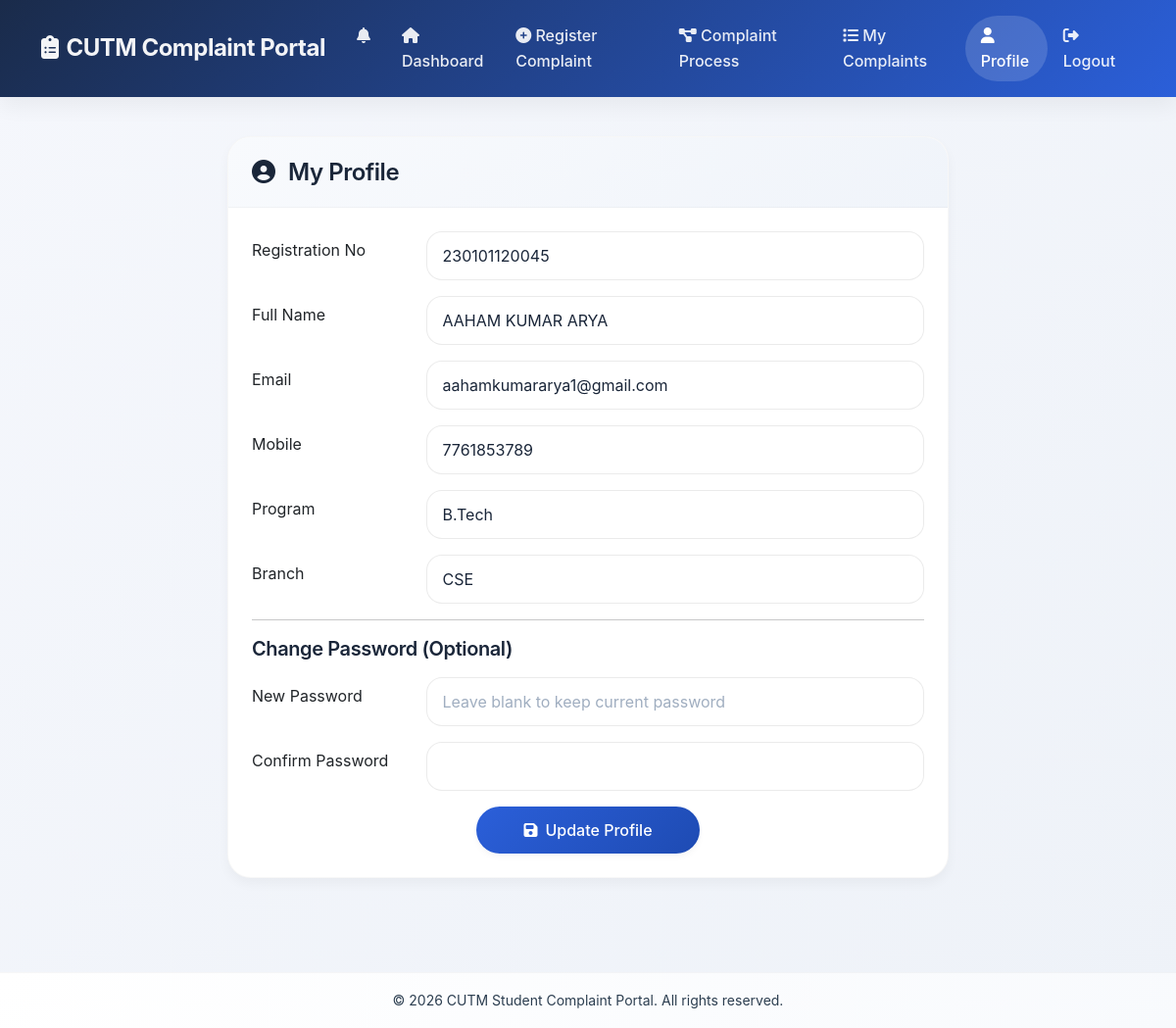
Screenshot of /student/profile (signed in) with the database file from the repository.
### models.py (models this page shows, shortened)
class User(UserMixin, db.Model):
    __tablename__ = 'users'
    id = db.Column(db.Integer, primary_key=True)
    registration_no = db.Column(db.String(50), unique=True, nullable=False)
    name = db.Column(db.String(100), nullable=False)
    email = db.Column(db.String(100), unique=True, nullable=False)
    mobile = db.Column(db.String(15), nullable=False)
    program = db.Column(db.String(50), nullable=False)
    branch = db.Column(db.String(50), nullable=False)
    password_hash = db.Column(db.String(200), nullable=False)
    role = db.Column(db.String(20), default='student')  # student, admin, staff
    created_at = db.Column(db.DateTime, default=datetime.utcnow)
    complaints = db.relationship('Complaint', back_populates='student', lazy=True, foreign_keys='Complaint.student_id')
    assigned_complaints = db.relationship('Complaint', back_populates='assigned_staff', lazy=True, foreign_keys='Complaint.assigned_to')
    notifications = db.relationship('Notification', back_populates='user', lazy=True, cascade='all, delete-orphan')

### app.py (the view, shortened to what this page needs)
@app.route('/student/profile', methods=['GET', 'POST'])
@login_required
def student_profile():
    return render_template('student/profile.html')

### app.py (called while the page is built)
@login_manager.user_loader
def load_user(user_id):
    return User.query.get(int(user_id))

@app.context_processor
def utility_processor():
    from datetime import datetime
    import pytz
    def ist_time(dt=None):
        if dt is None:
            dt = datetime.utcnow()
        utc = pytz.timezone('UTC')
        ist = pytz.timezone('Asia/Kolkata')
        if dt.tzinfo is None:
            dt = utc.localize(dt)
        ist_dt = dt.astimezone(ist)
        return ist_dt
    def format_ist(dt, format='%d %b %Y, %I:%M %p'):
        """Format datetime in IST"""
        if dt is None:
            return "N/A"
        try:
            ist_dt = ist_time(dt)
            return ist_dt.strftime(format)
        except:
            return str(dt)
    return {
        'now': datetime.now,
        'datetime': datetime,
        'ist_time': ist_time,
        'format_ist': format_ist,
        'current_time': ist_time()
    }

### templates/student/profile.html (shortened to what this page needs)
{% extends "base.html" %}
{% block content %}
<div class="container">
    <div class="row justify-content-center">
        <div class="col-md-8">
            <div class="card">
                <div class="card-header bg-white">
                    <h4 class="mb-0">
                        <i class="fas fa-user-circle me-2"></i>
                        My Profile
                    </h4>
                </div>
                <div class="card-body">
                    <form method="POST" class="needs-validation" novalidate>
                        <div class="row mb-3">
                            <label class="col-md-3 col-form-label">Registration No</label>
                            <div class="col-md-9">
                                <input type="text" class="form-control" value="{{ current_user.registration_no }}" readonly>
                            </div>
                        </div>
                        <div class="row mb-3">
                            <label class="col-md-3 col-form-label">Full Name</label>
                            <div class="col-md-9">
                                <input type="text" class="form-control" name="name" value="{{ current_user.name }}" required>
                            </div>
                        </div>
                        <div class="row mb-3">
                            <label class="col-md-3 col-form-label">Email</label>
                            <div class="col-md-9">
                                <input type="email" class="form-control" name="email" value="{{ current_user.email }}" required>
                            </div>
                        </div>
                        <div class="row mb-3">
                            <label class="col-md-3 col-form-label">Mobile</label>
                            <div class="col-md-9">
                                <input type="tel" class="form-control" name="mobile" value="{{ current_user.mobile }}"
                                       pattern="[0-9]{10}" required>
                            </div>
                        </div>
                        <div class="row mb-3">
                            <label class="col-md-3 col-form-label">Program</label>
                            <div class="col-md-9">
                                <input type="text" class="form-control" value="{{ current_user.program }}" readonly>
                            </div>
                        </div>
                        <div class="row mb-3">
                            <label class="col-md-3 col-form-label">Branch</label>
                            <div class="col-md-9">
                                <input type="text" class="form-control" value="{{ current_user.branch }}" readonly>
                            </div>
                        </div>
                        <hr>
                        <h5 class="mb-3">Change Password (Optional)</h5>
                        <div class="row mb-3">
                            <label class="col-md-3 col-form-label">New Password</label>
                            <div class="col-md-9">
                                <input type="password" class="form-control" name="new_password"
                                       placeholder="Leave blank to keep current password">
                            </div>
                        </div>
                        <div class="row mb-3">
                            <label class="col-md-3 col-form-label">Confirm Password</label>
                            <div class="col-md-9">
                                <input type="password" class="form-control" name="confirm_password">
                            </div>
                        </div>
                        <div class="text-center">
                            <button type="submit" class="btn btn-primary px-5">
                                <i class="fas fa-save me-2"></i>Update Profile
                            </button>
                        </div>
                    </form>
                </div>
            </div>
        </div>
    </div>
</div>
{% endblock %}

### static/css/style.css (style rules this page uses)
:root { --blue-50: #eef2f9; --blue-100: #d0dbf5; --blue-200: #b2c4f0; --blue-300: #94adeb; --blue-400: #4d7ae0; --blue-500: #2b5fd9; --blue-600: #1e4bb3; --blue-700: #163a8a; --blue-800: #0f2960; --blue-900: #081736; --primary-gradient: linear-gradient(135deg, #2b5fd9 0%, #4d7ae0 50%, #6f95e8 100%); --secondary-gradient: linear-gradient(135deg, #1e4bb3 0%, #2b5fd9 50%, #4d7ae0 100%); --success-gradient: linear-gradient(135deg, #2e8b57 0%, #3cb371 100%); --warning-gradient: linear-gradient(135deg, #cd853f 0%, #daa520 100%); --danger-gradient: linear-gradient(135deg, #b22222 0%, #cd5c5c 100%); --info-gradient: linear-gradient(135deg, #2f4f6f 0%, #4682b4 100%); --dark-gradient: linear-gradient(135deg, #2c3e50 0%, #34495e 100%); --light-gradient: linear-gradient(135deg, #f0f2f5 0%, #e4e7eb 100%); --primary-color: #2b5fd9; --secondary-color: #1e4bb3; --success-color: #2e8b57; --danger-color: #b22222; --warning-color: #cd853f; --info-color: #2f4f6f; --text-primary: #1a2639; --text-secondary: #2c3e50; --text-muted: #4a5568; --text-light: #ffffff; --text-dark: #0b1a2a; --bg-primary: #ffffff; --bg-secondary: #f8fafd; --bg-tertiary: #f0f4fa; --bg-gradient: linear-gradient(135deg, #f5f7fc 0%, #eef2f8 100%); --shadow-xs: 0 2px 4px rgba(0,0,0,0.02); --shadow-sm: 0 4px 6px rgba(0,0,0,0.03); --shadow-md: 0 6px 12px rgba(0,0,0,0.04); --shadow-lg: 0 10px 20px rgba(0,0,0,0.05); --shadow-xl: 0 15px 30px rgba(0,0,0,0.06); --shadow-2xl: 0 20px 40px rgba(0,0,0,0.07); --shadow-inner: inset 0 2px 4px rgba(0,0,0,0.02); --radius-xs: 4px; --radius-sm: 8px; --radius-md: 12px; --radius-lg: 16px; --radius-xl: 24px; --radius-2xl: 32px; --radius-full: 9999px; --transition-fast: 0.2s cubic-bezier(0.4, 0, 0.2, 1); --transition-normal: 0.3s cubic-bezier(0.4, 0, 0.2, 1); --transition-slow: 0.5s cubic-bezier(0.4, 0, 0.2, 1); --font-xs: 0.75rem; --font-sm: 0.875rem; --font-base: 1rem; --font-lg: 1.125rem; --font-xl: 1.25rem; --font-2xl: 1.5rem; --font-3xl: 1.875rem; --font-4xl: 2.25rem; --font-5xl: 3rem; --space-1: 0.25rem; --space-2: 0.5rem; --space-3: 0.75rem; --space-4: 1rem; --space-5: 1.25rem; --space-6: 1.5rem; --space-8: 2rem; --space-10: 2.5rem; --space-12: 3rem; --space-16: 4rem; }
* { margin: 0; padding: 0; box-sizing: border-box; }
body { font-family: 'Inter', -apple-system, BlinkMacSystemFont, 'Segoe UI', Roboto, sans-serif; background: var(--bg-gradient); min-height: 100vh; color: var(--text-primary); line-height: 1.6; font-size: var(--font-base); }
h1, h2, h3, h4, h5, h6 { color: var(--text-primary); font-weight: 600; line-height: 1.3; margin-bottom: var(--space-4); letter-spacing: -0.02em; }
h4 { font-size: var(--font-2xl); }
h5 { font-size: var(--font-xl); }
.card { background: var(--bg-primary); border: 1px solid rgba(0,0,0,0.03); border-radius: var(--radius-xl); box-shadow: var(--shadow-md); transition: var(--transition-normal); margin-bottom: var(--space-6); overflow: hidden; }
.card-header { background: linear-gradient(135deg, var(--bg-secondary) 0%, var(--bg-tertiary) 100%); border-bottom: 1px solid rgba(0,0,0,0.03); padding: var(--space-5) var(--space-6); font-weight: 600; }
.card-header h4, .card-header h5, .card-header h6 { margin: 0; color: var(--text-primary); }
.card-body { padding: var(--space-6); }
.btn { border: none; border-radius: var(--radius-full); padding: var(--space-3) var(--space-6); font-weight: 500; font-size: var(--font-base); transition: var(--transition-normal); box-shadow: var(--shadow-sm); }
.btn-primary { background: linear-gradient(135deg, var(--primary-color) 0%, var(--secondary-color) 100%); color: white; }
.form-control, .form-select { border: 1px solid rgba(0,0,0,0.08); border-radius: var(--radius-lg); padding: var(--space-3) var(--space-4); font-size: var(--font-base); color: var(--text-primary); background: var(--bg-primary); width: 100%; transition: var(--transition-normal); }
.form-control::placeholder { color: #a0aec0; }
@media (max-width: 1400px) { :root { --font-5xl: 2.5rem; --font-4xl: 2rem; } }
@media (max-width: 1400px) { .container { max-width: 95%; } }
@media (max-width: 1200px) { :root { --font-5xl: 2.25rem; --font-4xl: 1.875rem; } }

### rows the page displays
User: registration_no "230101120045", name "AAHAM KUMAR ARYA", email "aahamkumararya1@gmail.com", mobile "7761853789", program "B.Tech", branch "CSE"
